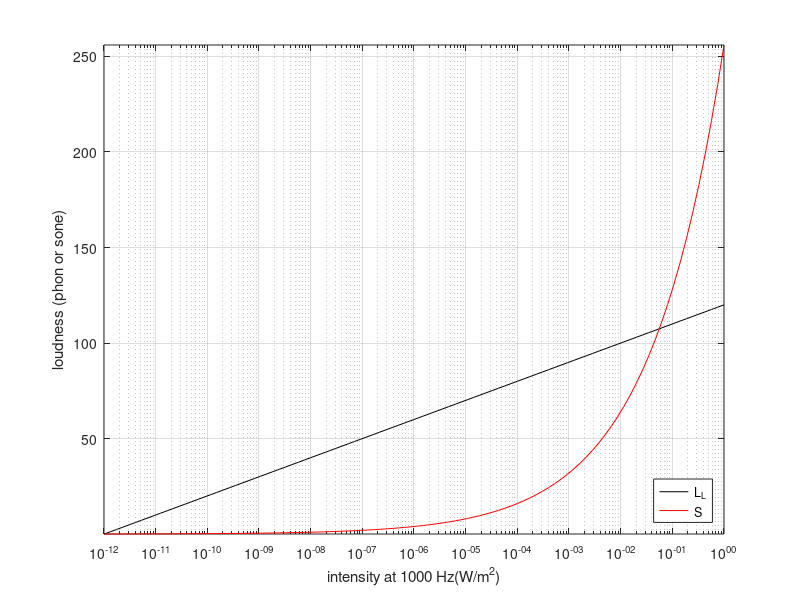
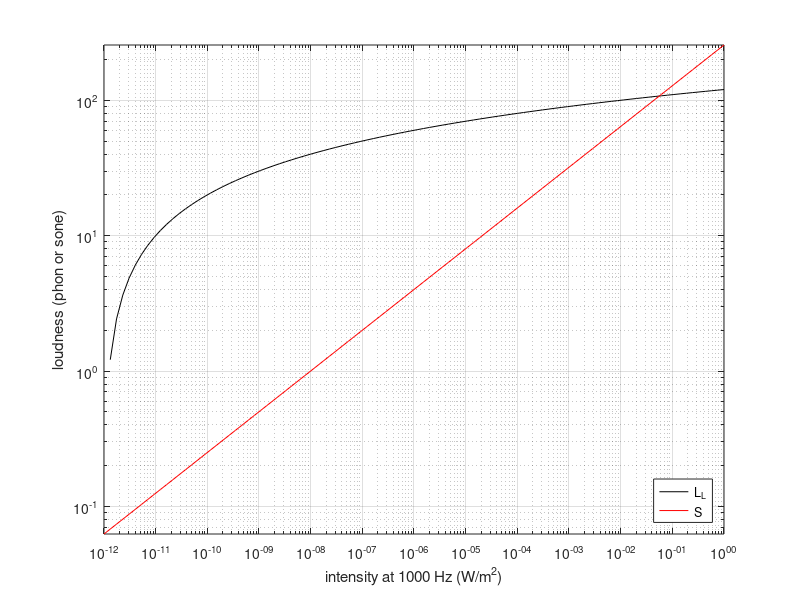

Reproduce these figures in MATLAB, in order.
% plot loudness versus intensity curves
%
%%%%%%%%%%%%%%%%%%%%%%%%%%%%%%%%%%%%%%%%%%%

% threshold of hearing
I0 = 10^(-12); % W/m^2
p0 = 2*10^(-5); % Pa

% threshold of pain
Ipain = 1; % W/m^2
ppain = 20; % Pa

% discrete pressure and intensity values
p = logspace(log10(p0), log10(ppain), 100);
I = logspace(log10(I0), log10(Ipain), 100);

% Lp(=LI), LL, S
Lp = 20*log10(p/p0);
LI = 10*log10(I/I0);
LL = Lp; % at f=1000 Hz
S = 2.^((LL-40)/10);

% make plots
figure(1)
semilogx(I, LL, 'k-', I, S, 'r-');
xlim([I(1) I(end)])
ylim([S(1) S(end)])
grid on
xlabel('intensity at 1000 Hz(W/m^2)')
ylabel('loudness (phon or sone)')
legend('L_L', 'S', 'location', 'SouthEast');
print('-depsc2', 'loudness-semilog.eps')

figure(2)
loglog(I, LL, 'k-', I, S, 'r-');
xlim([I(1) I(end)])
ylim([S(1) S(end)])
grid on
xlabel('intensity at 1000 Hz (W/m^2)')
ylabel('loudness (phon or sone)')
legend('L_L', 'S', 'location', 'SouthEast');
print('-depsc2', 'loudness-loglog.eps')

return

